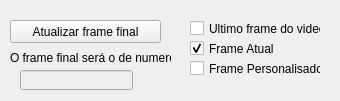
            <widget class="QStackedWidget" name="stackedWidget_5">
             <property name="geometry">
              <rect>
               <x>50</x>
               <y>30</y>
               <width>340</width>
               <height>101</height>
              </rect>
             </property>
             <property name="currentIndex">
              <number>0</number>
             </property>
             <widget class="QWidget" name="page_17">
              <widget class="QLabel" name="label_77">
               <property name="geometry">
                <rect>
                 <x>10</x>
                 <y>50</y>
                 <width>161</width>
                 <height>16</height>
                </rect>
               </property>
               <property name="text">
                <string>O frame final será o de numero </string>
               </property>
              </widget>
              <widget class="QCheckBox" name="cbFrameVideo">
               <property name="geometry">
                <rect>
                 <x>190</x>
                 <y>20</y>
                 <width>131</width>
                 <height>17</height>
                </rect>
               </property>
               <property name="text">
                <string>Ultimo frame do video</string>
               </property>
              </widget>
              <widget class="QCheckBox" name="cbFrameAtual">
               <property name="geometry">
                <rect>
                 <x>190</x>
                 <y>40</y>
                 <width>91</width>
                 <height>17</height>
                </rect>
               </property>
               <property name="text">
                <string>Frame Atual</string>
               </property>
               <property name="checked">
                <bool>true</bool>
               </property>
              </widget>
              <widget class="QCheckBox" name="cbFramePersonalisado">
               <property name="geometry">
                <rect>
                 <x>190</x>
                 <y>60</y>
                 <width>131</width>
                 <height>17</height>
                </rect>
               </property>
               <property name="text">
                <string>Frame Personalisado</string>
               </property>
              </widget>
              <widget class="QLineEdit" name="leFrameFinal">
               <property name="enabled">
                <bool>false</bool>
               </property>
               <property name="geometry">
                <rect>
                 <x>20</x>
                 <y>70</y>
                 <width>113</width>
                 <height>20</height>
                </rect>
               </property>
              </widget>
              <widget class="QPushButton" name="pbFrameFinal">
               <property name="enabled">
                <bool>true</bool>
               </property>
               <property name="geometry">
                <rect>
                 <x>10</x>
                 <y>20</y>
                 <width>151</width>
                 <height>23</height>
                </rect>
               </property>
               <property name="text">
                <string>Atualizar frame final</string>
               </property>
              </widget>
             </widget>
             <widget class="QWidget" name="page_18"/>
            </widget>
